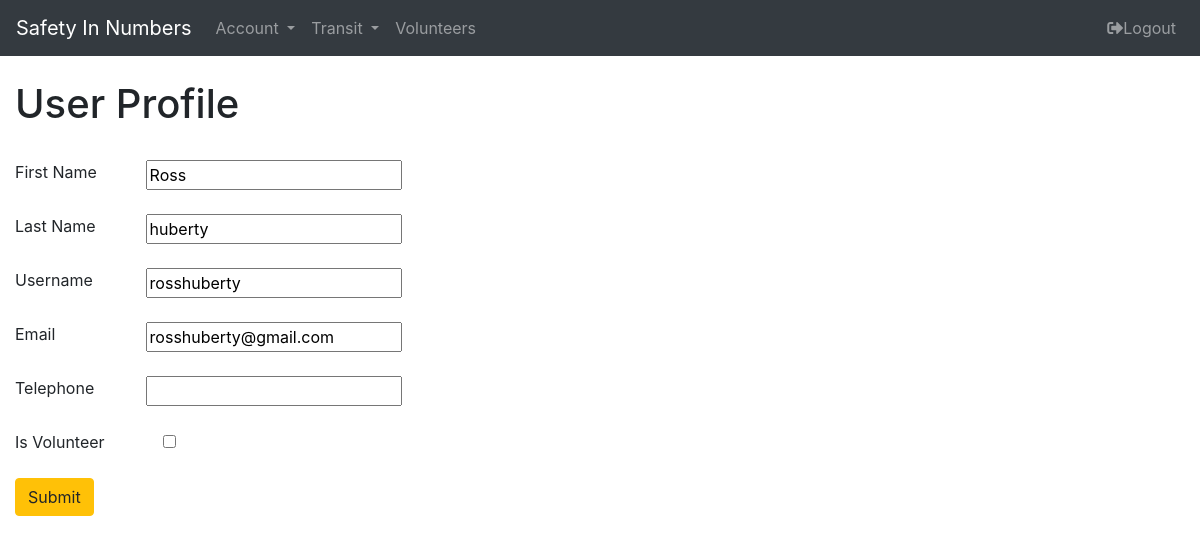
Before: /accounts/profile/ (signed in) with the older database file.
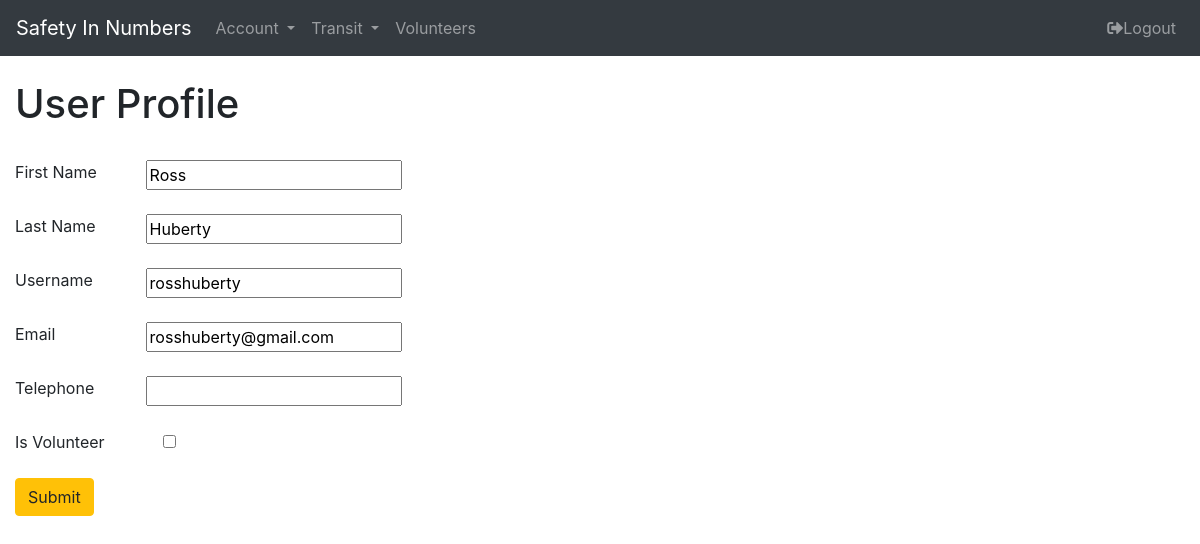
After: the same page with the newer database file.
### safety_in_numbers/models.py (models this page shows)
class SafetyInUser(AbstractUser):
    is_volunteer = models.BooleanField(default=False)
    telephone = models.CharField(max_length=15, blank=True, null=True)
    AbstractUser._meta.get_field('email').blank = False

### safety_in_numbers/views.py (the view, shortened to what this page needs)
# urls.py: url('^accounts/profile/', Profile.as_view(), name='Profile'),
@method_decorator(login_required, name='dispatch')
class Profile(UpdateView):
    template_name = 'accounts/profile.html'
    form_class = SafetyInUserForm
    success_url = reverse_lazy('My_Transits')
    def get_object(self, queryset=None):
        return get_object_or_404(SafetyInUser, id=self.request.user.id)
    def get_context_data(self, **kwargs):
        context = super(Profile, self).get_context_data(**kwargs)
        context['form'] = self.form_class(instance=self.request.user,
                                          initial={'first_name': self.request.user.first_name,
                                                   'last_name': self.request.user.last_name,
                                                   'username': self.request.user.username,
                                                   'email': self.request.user.email,
                                                   'telephone': self.request.user.telephone,
                                                   'is_volunteer': self.request.user.is_volunteer})
        return context
    def get(self, request, *args, **kwargs):
        super(Profile, self).get(request, *args, **kwargs)
        form = self.form_class
        return self.render_to_response(self.get_context_data(
            object=self.request.user.id, form=form))

### safety_in_numbers/forms.py
class SafetyInUserForm(forms.ModelForm):
    first_name = forms.CharField(label='First Name ', max_length=30, required=False)
    last_name = forms.CharField(label='Last Name ', max_length=150, required=False)
    username = forms.CharField(label='Username ', max_length=150)
    email = forms.EmailField(label='Email ', max_length=90)
    telephone = forms.CharField(label='Telephone ', max_length=15, required=False)
    is_volunteer = forms.BooleanField(label='Is Volunteer ', required=False)
    class Meta:
        model = SafetyInUser
        fields = ['first_name', 'last_name', 'username', 'email', 'telephone', 'is_volunteer']

### templates/accounts/profile.html (shortened to what this page needs)
{% extends 'base.html' %}
{% block content %}
    <br/>
    <h1>User Profile</h1>
    <br/>
    <form method="POST">
        {% for f in form %}
            <div class="form-row">
                <div class="col">
                    {{ f.label }}
                </div>
                <div class="col">
                    {{ f }}
                </div>
                <div class="col">
                </div>
                <div class="col">
                </div>
                <div class="col">
                </div>
                <div class="col">
                </div>
                <div class="col">
                </div>
                <div class="col">
                </div>
            </div>
            <br/>
        {% endfor %}
        <button class="btn btn-warning" type="submit">Submit</button>
    </form>
{% endblock content %}

Changed rows visible on the page:
changed SafetyInUser "Ross": last_name "huberty" → "Huberty"
